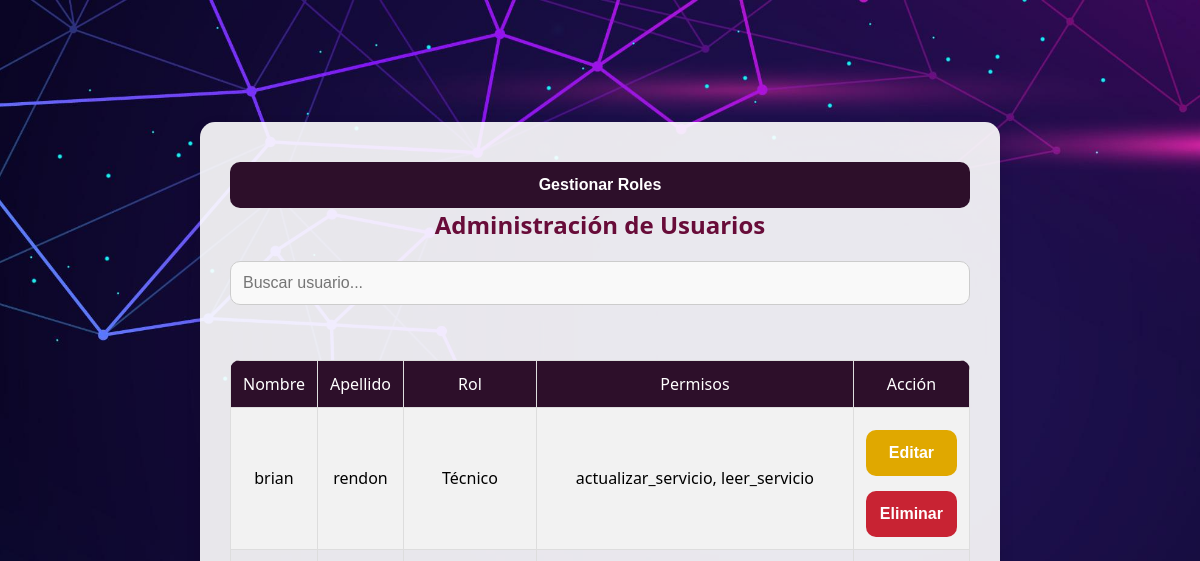
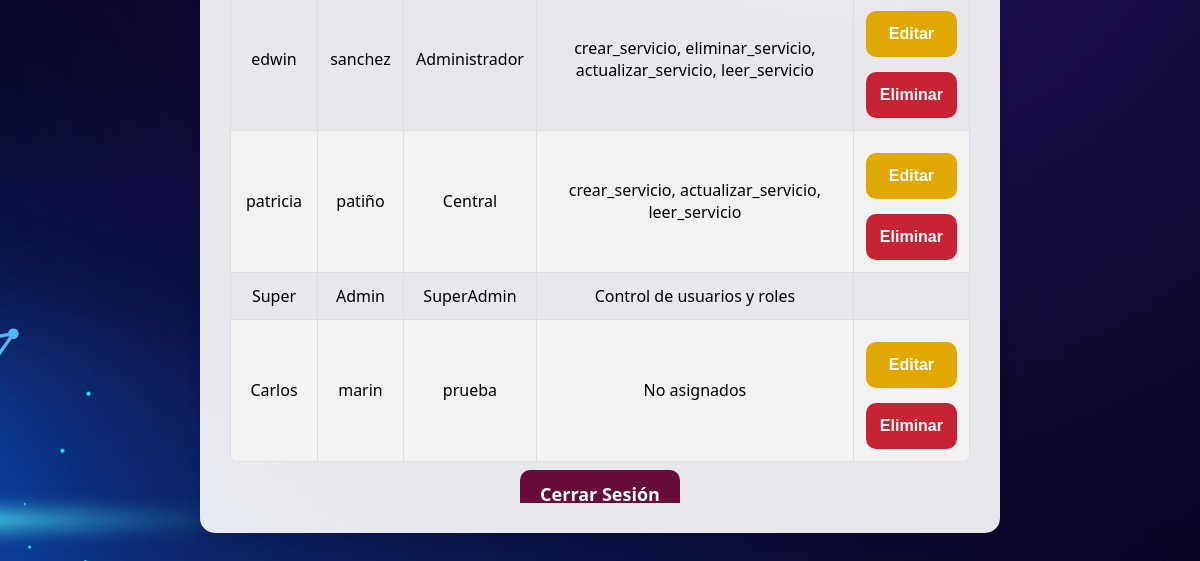
The page /administrador.php (signed in) on the database as committed earlier (2 pictures, top to bottom).
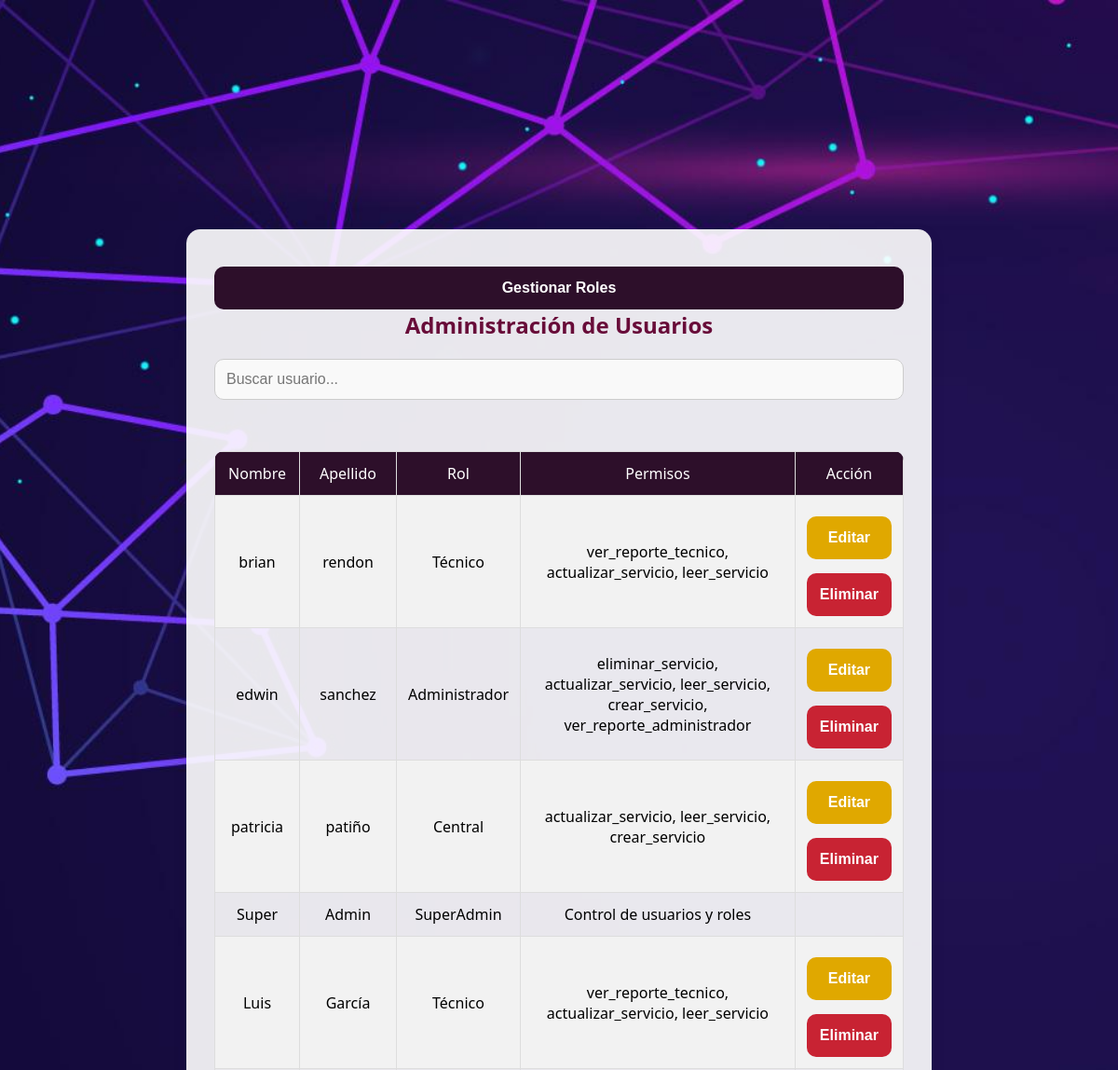
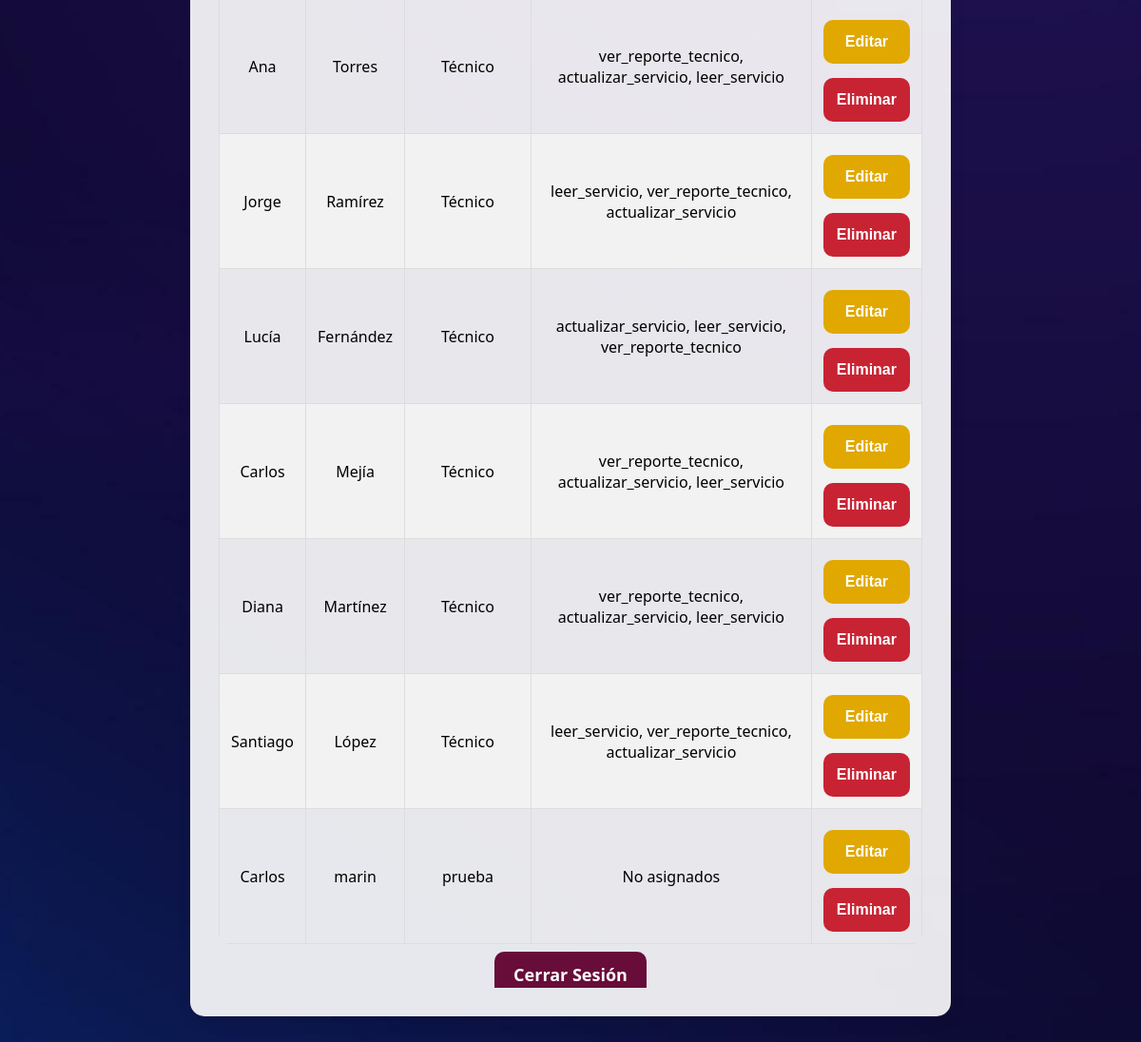
The same page on the database as committed later (2 pictures, top to bottom).
### tables this page shows
CREATE TABLE `empleados` (
  `Cedula_Empleado_id` int(11) NOT NULL,
  `Nombre` varchar(100) NOT NULL,
  `Apellido` varchar(100) NOT NULL,
  `Contraseña` varchar(100) NOT NULL,
  `Rol_id` int(11) NOT NULL,
  `Email` varchar(100) DEFAULT NULL,
  `Telefono` varchar(20) NOT NULL,
  `intentos_fallidos` int(11) DEFAULT 0,
  `fecha_hora_bloqueo` datetime DEFAULT NULL
);

CREATE TABLE `roles` (
  `id` int(11) NOT NULL,
  `nombre` varchar(50) NOT NULL,
  `descripcion` text DEFAULT NULL
);

### administrador.php (the view, shortened to what this page needs)
<?php
require_once 'config.php';
$sqlUsuarios = "
    SELECT e.Cedula_Empleado_id, e.Nombre, e.Apellido, e.Rol_id, r.nombre AS rol_nombre,
           GROUP_CONCAT(p.nombre SEPARATOR ', ') AS permisos
    FROM empleados e
    LEFT JOIN roles r ON e.Rol_id = r.id
    LEFT JOIN rol_permisos rp ON r.id = rp.rol_id
    LEFT JOIN permisos p ON rp.permiso_id = p.id
    GROUP BY e.Cedula_Empleado_id, e.Nombre, e.Apellido, r.nombre
";
$resultUsuarios = $conn->query($sqlUsuarios);
?>
<!DOCTYPE html>
<html lang="es">
<head>
</head>
<body>
<div class="container">
    <main class="container_scroll">
        <button onclick="window.location.href='roles.php'">
            <i class="fas fa-users-cog"></i> Gestionar Roles
        </button>
        <br>
        <h2>Administración de Usuarios</h2>
        <input type="text" id="buscarUsuario" placeholder="Buscar usuario..." onkeyup="filtrarUsuarios()">
        <div class="table-container">
            <table>
                <tr>
                    <th>Nombre</th>
                    <th>Apellido</th>
                    <th>Rol</th>
                    <th>Permisos</th>
                    <th>Acción</th>
                </tr>
                <?php while ($usuario = $resultUsuarios->fetch_assoc()) { ?>
                <tr>
                    <td><?php echo $usuario['Nombre']; ?></td>
                    <td><?php echo $usuario['Apellido']; ?></td>
                    <td><?php echo $usuario['rol_nombre']; ?></td>
                    <td><?php echo $usuario['Rol_id'] == 0 ? 'Control de usuarios y roles' : ($usuario['permisos'] ? $usuario['permisos'] : 'No asignados'); ?></td>
                    <td>
                        <?php if ($usuario['Rol_id'] != 0) { ?>
                            <button type="button" class="edit" onclick="abrirModalEditar('<?php echo $usuario['Cedula_Empleado_id']; ?>', '<?php echo $usuario['Nombre']; ?>', '<?php echo $usuario['Apellido']; ?>', '<?php echo $usuario['Rol_id']; ?>')">Editar</button>
                            <form method="POST">
                                <button type="submit" class="delete">Eliminar</button>
                            </form>
                        <?php } ?>
                    </td>
                </tr>
                <?php } ?>
            </table>
        </div>
        <div class="logout">
            <a href="logout.php">Cerrar Sesión</a>
        </div>
    </main>
</div>
</body>
</html>

### administrador.php (style rules this page uses)
* { margin: 0; padding: 0; box-sizing: border-box; }
body { font-family: 'Segoe UI', Tahoma, Geneva, Verdana, sans-serif; background-image: url('Imagenes/Administrador.jpg'); background-size: cover; background-position: center; background-repeat: no-repeat; display: flex; flex-direction: column; align-items: center; justify-content: center; height: 100vh; }
.container { background-color: rgba(255, 255, 255, 0.9); padding: 30px; border-radius: 15px; box-shadow: 0 6px 15px rgba(0, 0, 0, 0.1); width: 100%; max-width: 800px; text-align: center; height: 80%; }
.container_scroll { height: 100%; overflow: auto; }
h2, h3 { color: #680c39; font-size: 24px; font-weight: 600; margin-bottom: 20px; }
input, select { width: 100%; padding: 12px; margin-bottom: 15px; border: 1px solid #ccc; border-radius: 10px; background-color: #f9f9f9; font-size: 16px; color: #333; transition: all 0.3s ease; }
button { width: 100%; padding: 14px; background-color: #2d0f2a; color: white; font-size: 16px; font-weight: 600; border: none; border-radius: 10px; cursor: pointer; transition: background-color 0.3s ease, transform 0.3s ease; margin-top: 10px; }
.table-container { overflow-x: auto; margin-top: 20px; }
table { width: 100%; border-collapse: collapse; border-radius: 10px; overflow: hidden; margin-top: 20px; }
th { background-color: #2d0f2a; color: white; font-weight: bold; padding: 12px; }
th, td { padding: 12px; text-align: center; font-weight: 500; border: 1px solid #ddd; }
tr:nth-child(even) { background-color: #f2f2f2; }
button.delete { background-color: #c82333; }
button.edit { background-color: #e0a800; margin-bottom: 5px; }
#buscarUsuario { width: 100%; padding: 12px; border: 1px solid #ccc; border-radius: 10px; font-size: 16px; background-color: #f9f9f9; }
.logout { margin-top: 20px; }
.logout a { text-decoration: none; font-size: 18px; font-weight: 600; color: white; background-color: #680c39; padding: 12px 20px; border-radius: 10px; transition: background-color 0.3s ease, transform 0.3s ease; }

Rows that differ between the two databases and show on the page:
computed for empleados "brian": permisos "actualizar_servicio, leer_servicio" → "ver_reporte_tecnico, actualizar_servicio, leer_servicio"
computed for empleados "edwin": permisos "crear_servicio, eliminar_servicio, actualizar_servicio, leer_servicio" → "eliminar_servicio, actualizar_servicio, leer_servicio, crear_servicio, ver_reporte_administrador"
computed for empleados "patricia": permisos "crear_servicio, actualizar_servicio, leer_servicio" → "actualizar_servicio, leer_servicio, crear_servicio"
added empleados: Nombre "Luis", Apellido "García", Rol.nombre "Técnico", permisos "ver_reporte_tecnico, actualizar_servicio, leer_servicio"
added empleados: Nombre "Ana", Apellido "Torres", Rol.nombre "Técnico", permisos "ver_reporte_tecnico, actualizar_servicio, leer_servicio"
added empleados: Nombre "Jorge", Apellido "Ramírez", Rol.nombre "Técnico", permisos "leer_servicio, ver_reporte_tecnico, actualizar_servicio"
added empleados: Nombre "Lucía", Apellido "Fernández", Rol.nombre "Técnico", permisos "actualizar_servicio, leer_servicio, ver_reporte_tecnico"
added empleados: Nombre "Carlos", Apellido "Mejía", Rol.nombre "Técnico", permisos "ver_reporte_tecnico, actualizar_servicio, leer_servicio"
added empleados: Nombre "Diana", Apellido "Martínez", Rol.nombre "Técnico", permisos "ver_reporte_tecnico, actualizar_servicio, leer_servicio"
added empleados: Nombre "Santiago", Apellido "López", Rol.nombre "Técnico", permisos "leer_servicio, ver_reporte_tecnico, actualizar_servicio"
